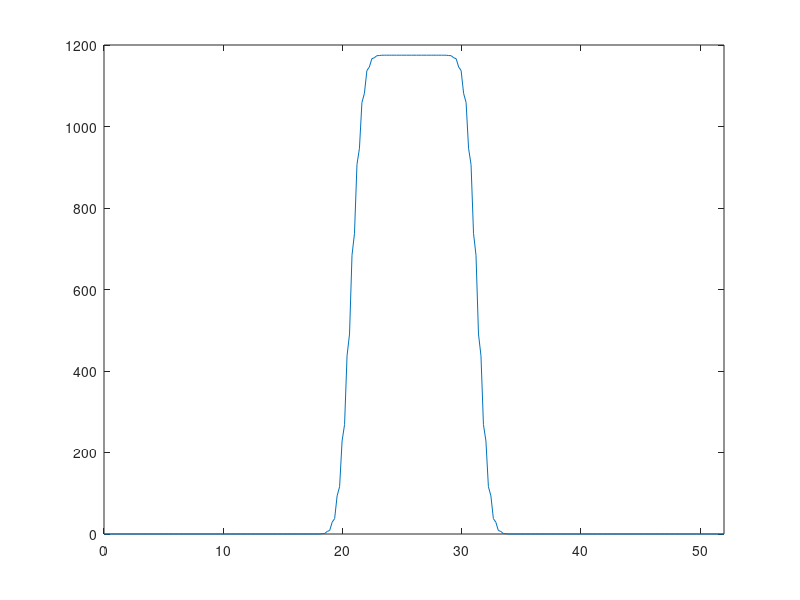

MATLAB code for this plot:
clear
%intervals
var = 6; 
N = 50;
M = 5*N;
L = 2*(4* var) + 4;
x = 0: L/M: L;
T = zeros(size(x));

%step size
dx = L/N;

%heat coefficient
k = 8.8183e-05;

%time step
eta = 0.49;
dt = (eta*(dx^2))/k;

%initial Conditions
T(2*N + 1: 3*N + 1) = 1175;

iterations = 3600*24/dt;

for m = 1:floor(iterations)
    T_new = T;
    for i = 2:M
        T_new(i) = eta*(T(i + 1) - 2*T(i) + T(i -1)) + T(i);
        
    end
    T = T_new;
    plot(x, T)
    axis([0 L 0 1200]);
    drawnow;
    pause(0.1)
end

disp(T(M/2) + 1)


